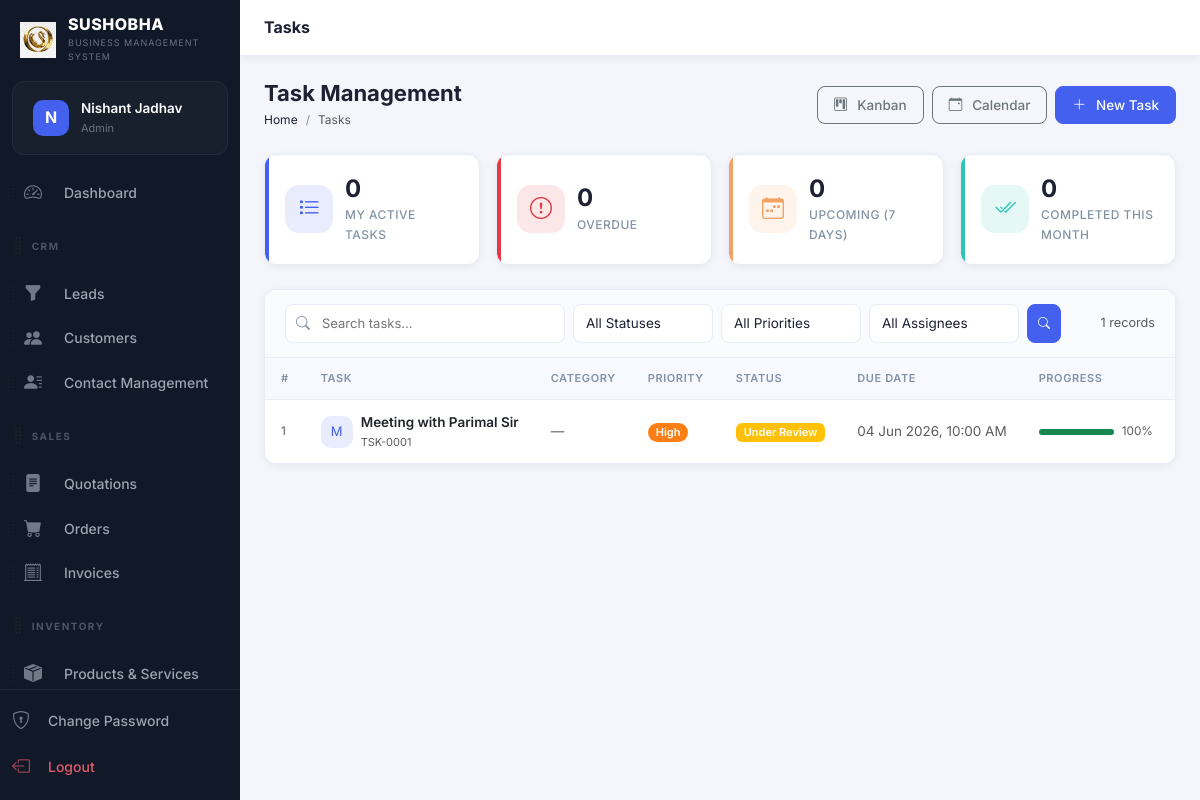
The page /modules/tasks/index.php (signed in) on the database as committed earlier.
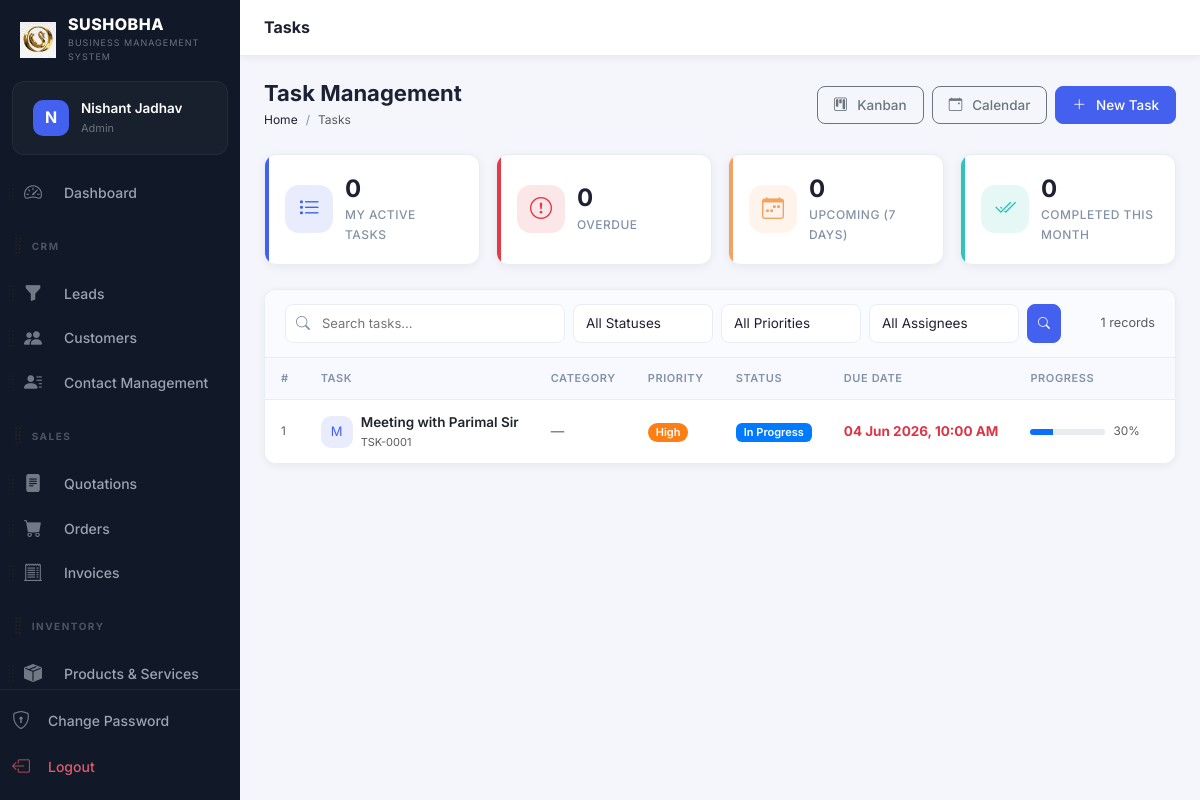
The same page on the database as committed later.
### tables this page shows
CREATE TABLE `users` (
  `id` int(10) unsigned NOT NULL AUTO_INCREMENT,
  `role_id` int(10) unsigned NOT NULL DEFAULT 5,
  `name` varchar(100) NOT NULL,
  `email` varchar(150) NOT NULL,
  `password` varchar(255) NOT NULL,
  `phone` varchar(20) DEFAULT NULL,
  `avatar` varchar(255) DEFAULT NULL,
  `is_active` tinyint(1) NOT NULL DEFAULT 1,
  `remember_token` varchar(100) DEFAULT NULL,
  `reset_token` varchar(100) DEFAULT NULL,
  `reset_token_expires` datetime DEFAULT NULL,
  `last_login` datetime DEFAULT NULL,
  `login_attempts` int(11) DEFAULT 0,
  `locked_until` datetime DEFAULT NULL,
  `created_at` timestamp NOT NULL DEFAULT current_timestamp(),
  `updated_at` timestamp NOT NULL DEFAULT current_timestamp() ON UPDATE current_timestamp(),
  `access_rights` text DEFAULT NULL,
  PRIMARY KEY (`id`),
  UNIQUE KEY `email` (`email`),
  KEY `role_id` (`role_id`),
  CONSTRAINT `users_ibfk_1` FOREIGN KEY (`role_id`) REFERENCES `roles` (`id`)
);

CREATE TABLE `roles` (
  `id` int(10) unsigned NOT NULL AUTO_INCREMENT,
  `name` varchar(50) NOT NULL,
  `slug` varchar(50) NOT NULL,
  `permissions` longtext DEFAULT NULL CHECK (json_valid(`permissions`)),
  `created_at` timestamp NOT NULL DEFAULT current_timestamp(),
  PRIMARY KEY (`id`),
  UNIQUE KEY `name` (`name`),
  UNIQUE KEY `slug` (`slug`)
);

CREATE TABLE `tasks` (
  `id` int(10) unsigned NOT NULL AUTO_INCREMENT,
  `task_number` varchar(30) NOT NULL,
  `title` varchar(255) NOT NULL,
  `description` text DEFAULT NULL,
  `category_id` int(10) unsigned DEFAULT NULL,
  `priority_id` int(10) unsigned DEFAULT NULL,
  `status_id` int(10) unsigned DEFAULT NULL,
  `start_date` date DEFAULT NULL,
  `due_date` datetime DEFAULT NULL,
  `completion_date` datetime DEFAULT NULL,
  `estimated_hours` decimal(8,2) DEFAULT 0.00,
  `actual_hours` decimal(8,2) DEFAULT 0.00,
  `progress_percentage` int(11) DEFAULT 0,
  `is_recurring` tinyint(1) DEFAULT 0,
  `recurring_type` enum('daily','weekly','monthly','quarterly','yearly') DEFAULT NULL,
  `created_by` int(10) unsigned DEFAULT NULL,
  `created_at` timestamp NOT NULL DEFAULT current_timestamp(),
  `updated_at` timestamp NOT NULL DEFAULT current_timestamp() ON UPDATE current_timestamp(),
  PRIMARY KEY (`id`),
  UNIQUE KEY `task_number` (`task_number`),
  KEY `category_id` (`category_id`),
  KEY `priority_id` (`priority_id`),
  KEY `status_id` (`status_id`),
  KEY `created_by` (`created_by`),
  KEY `idx_task_dates` (`start_date`,`due_date`),
  CONSTRAINT `tasks_ibfk_1` FOREIGN KEY (`category_id`) REFERENCES `task_categories` (`id`) ON DELETE SET NULL,
  CONSTRAINT `tasks_ibfk_2` FOREIGN KEY (`priority_id`) REFERENCES `task_priorities` (`id`) ON DELETE SET NULL,
  CONSTRAINT `tasks_ibfk_3` FOREIGN KEY (`status_id`) REFERENCES `task_statuses` (`id`) ON DELETE SET NULL,
  CONSTRAINT `tasks_ibfk_4` FOREIGN KEY (`created_by`) REFERENCES `users` (`id`) ON DELETE SET NULL
);

CREATE TABLE `task_priorities` (
  `id` int(10) unsigned NOT NULL AUTO_INCREMENT,
  `name` varchar(50) NOT NULL,
  `color` varchar(20) DEFAULT '#6c757d',
  `level` int(11) DEFAULT 0,
  PRIMARY KEY (`id`),
  UNIQUE KEY `name` (`name`)
);

CREATE TABLE `task_statuses` (
  `id` int(10) unsigned NOT NULL AUTO_INCREMENT,
  `name` varchar(50) NOT NULL,
  `color` varchar(20) DEFAULT '#6c757d',
  `sort_order` int(11) DEFAULT 0,
  `is_default` tinyint(1) DEFAULT 0,
  `is_terminal` tinyint(1) DEFAULT 0,
  `created_at` timestamp NOT NULL DEFAULT current_timestamp(),
  PRIMARY KEY (`id`),
  UNIQUE KEY `name` (`name`)
);

### config/db.php (called while the page is built, shortened)
<?php
class Database {
    private static ?PDO $instance = null;
    public static function getInstance(): PDO {
        if (self::$instance === null) {
            if ($_SERVER['HTTP_HOST'] === 'localhost' || $_SERVER['HTTP_HOST'] === '127.0.0.1') {
                $host   = 'localhost';
                $dbname = 'sushobha_crm';
                $user   = 'root';
                $pass   = '';
            } else {
                $host   = 'localhost';
                $dbname = 'u738172090_sushodb';
                $user   = 'u738172090_sushousr';
                $pass   = 'Hanumaan@102';
            }
            $charset = 'utf8mb4';
            $dsn = "mysql:host={$host};dbname={$dbname};charset={$charset}";
            $options = [
                PDO::ATTR_ERRMODE            => PDO::ERRMODE_EXCEPTION,
                PDO::ATTR_DEFAULT_FETCH_MODE => PDO::FETCH_ASSOC,
                PDO::ATTR_EMULATE_PREPARES   => false,
            ];
            try {
                self::$instance = new PDO($dsn, $user, $pass, $options);
            } catch (PDOException $e) {
                die(json_encode(['error' => 'Database connection failed: ' . $e->getMessage()]));
            }
        }
        return self::$instance;
    }
}
function db(): PDO {
    return Database::getInstance();
}

### includes/auth.php (called while the page is built, shortened)
<?php
require_once __DIR__ . '/../config/db.php';
function isLoggedIn(): bool {
    return isset($_SESSION['user_id']) && !empty($_SESSION['user_id']);
}
function currentUser(): ?array {
    static $user = null;
    if ($user === null) {
        $stmt = db()->prepare("SELECT u.*, r.name AS role_name, r.slug AS role_slug, r.permissions FROM users u JOIN roles r ON u.role_id = r.id WHERE u.id = ?");
        $stmt->execute([$_SESSION['user_id']]);
        $user = $stmt->fetch();
    }
    return $user;
}
function currentRole(): string {
    $u = currentUser();
    return $u['role_slug'] ?? 'user';
}
function isAdmin(): bool      { return in_array(currentRole(), ['super_admin', 'admin']); }

### includes/functions.php (called while the page is built, shortened)
<?php
require_once __DIR__ . '/../config/db.php';
function e(?string $str): string {
    return htmlspecialchars($str ?? '', ENT_QUOTES | ENT_HTML5, 'UTF-8');
}
function formatDate(string $date, string $format = 'd M Y'): string {
    return date($format, strtotime($date));
}
function formatDateTime(string $dt): string {
    return formatDate($dt, 'd M Y, h:i A');
}

### modules/tasks/index.php (the view, shortened to what the rows shown need)
<?php
require_once __DIR__ . '/../../config/db.php';
require_once __DIR__ . '/../../includes/auth.php';
require_once __DIR__ . '/../../includes/functions.php';
$isAdmin = isAdmin();
$page = (int)($_GET['page'] ?? 1);
$perPage = 20;
$query = "SELECT t.*, c.name as category_name, c.color as category_color,
                 p.name as priority_name, p.color as priority_color,
                 s.name as status_name, s.color as status_color
          FROM tasks t
          LEFT JOIN task_categories c ON t.category_id = c.id
          LEFT JOIN task_priorities p ON t.priority_id = p.id
          LEFT JOIN task_statuses s ON t.status_id = s.id
          WHERE 1=1";
$params = [];
$query .= " ORDER BY t.due_date ASC, t.priority_id DESC LIMIT ? OFFSET ?";
$params[] = $perPage;
$params[] = ($page - 1) * $perPage;
$stmt = db()->prepare($query);
foreach ($params as $i => $p) {
    $stmt->bindValue($i + 1, $p, is_int($p) ? PDO::PARAM_INT : PDO::PARAM_STR);
}
$stmt->execute();
$tasks = $stmt->fetchAll();
include __DIR__ . '/../../includes/header.php';
?>
<?php include __DIR__ . '/../../includes/sidebar.php'; ?>
<div class="main-content">
    <div class="page-content">
        <div class="page-header">
            <div class="page-header-left">
                <h1>Task Management</h1>
            </div>
        </div>
        <div class="table-wrapper">
            <div class="table-responsive">
                <table class="table crm-table mb-0" id="tasksTable">
                    <thead>
                        <tr>
                            <th>#</th>
                            <th>Task</th>
                            <th>Category</th>
                            <th>Priority</th>
                            <th>Status</th>
                            <th>Due Date</th>
                            <th>Progress</th>
                            <th class="text-end">Actions</th>
                        </tr>
                    </thead>
                    <tbody>
                        <?php if(empty($tasks)): ?>
                        <tr><td colspan="8"><div class="empty-state"><i class="bi bi-list-task"></i><p>No tasks found</p><a href="create.php" class="btn btn-primary btn-sm">Create Task</a></div></td></tr>
                        <?php else: ?>
                            <?php foreach($tasks as $i => $t): ?>
                            <tr>
                                <td class="text-muted small"><?= (($page-1)*$perPage)+$i+1 ?></td>
                                <td>
                                    <div class="d-flex align-items-center gap-2">
                                        <div class="stat-icon primary" style="width:32px;height:32px;border-radius:10px;font-size:13px;flex-shrink:0"><?= strtoupper(substr($t['title'],0,1)) ?></div>
                                        <div>
                                            <a href="view.php?id=<?= $t['id'] ?>" class="fw-semibold text-dark"><?= e($t['title']) ?></a>
                                            <div class="text-muted" style="font-size:11px"><?= e($t['task_number']) ?></div>
                                        </div>
                                    </div>
                                </td>
                                <td>
                                    <?php if($t['category_name']): ?>
                                        <span class="badge bg-light text-dark border"><?= e($t['category_name']) ?></span>
                                    <?php else: ?>
                                        <span class="text-muted">—</span>
                                    <?php endif; ?>
                                </td>
                                <td><span class="badge rounded-pill" style="background-color: <?= $t['priority_color'] ?>"><?= e($t['priority_name']) ?></span></td>
                                <td><span class="badge" style="background-color: <?= $t['status_color'] ?>"><?= e($t['status_name']) ?></span></td>
                                <td>
                                    <?php
                                    $due = $t['due_date'] ? strtotime($t['due_date']) : null;
                                    if ($due) {
                                        $class = ($due < time() && $t['progress_percentage'] < 100) ? 'text-danger fw-bold' : 'text-muted';
                                        echo "<span class='$class'>" . formatDateTime($t['due_date']) . "</span>";
                                    } else {
                                        echo '<span class="text-muted">—</span>';
                                    }
                                    ?>
                                </td>
                                <td style="width: 150px;">
                                    <div class="d-flex align-items-center gap-2">
                                        <div class="progress flex-grow-1" style="height: 6px;">
                                            <div class="progress-bar <?= $t['progress_percentage'] == 100 ? 'bg-success' : 'bg-primary' ?>" role="progressbar" style="width: <?= $t['progress_percentage'] ?>%;"></div>
                                        </div>
                                        <small class="text-muted" style="min-width: 35px;"><?= $t['progress_percentage'] ?>%</small>
                                    </div>
                                </td>
                                <td class="text-end">
                                </td>
                            </tr>
                            <?php endforeach; ?>
                        <?php endif; ?>
                    </tbody>
                </table>
            </div>
        </div>
    </div>
</div>
<?php include __DIR__ . '/../../includes/footer.php'; ?>

### includes/sidebar.php (shortened to what the rows shown need)
<?php
$user = currentUser();
?>
<nav class="sidebar" id="sidebar">
  <div class="sidebar-user">
    <div class="sidebar-user-avatar">
      <?php if (!empty($user['avatar'])): ?>
        <img src="<?= BASE_URL ?>/<?= e($user['avatar']) ?>" alt="Avatar">
      <?php else: ?>
        <span><?= strtoupper(substr($user['name'] ?? 'U', 0, 1)) ?></span>
      <?php endif; ?>
    </div>
    <div class="sidebar-user-info">
      <span class="user-name"><?= e($user['name'] ?? 'User') ?></span>
      <span class="user-role"><?= ucwords(str_replace('_', ' ', $user['role_slug'] ?? '')) ?></span>
    </div>
  </div>
</nav>

Rows that differ between the two databases and show on the page:
changed tasks "Meeting with Parimal Sir": status_id 4 → 3 (drawn); status.name "Under Review" → "In Progress"; progress_percentage "100" → "30"
